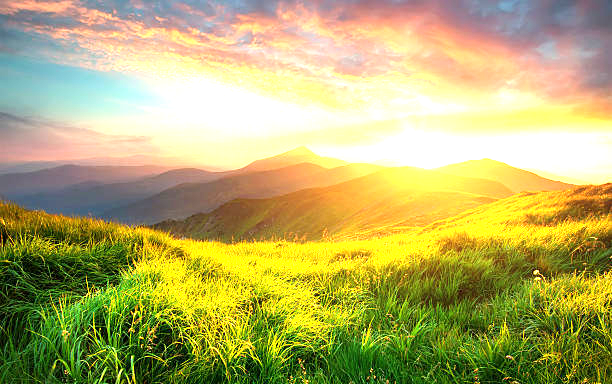
#> input picture Q4-HDRIMAGING/bright.jpg, 612 x 384 px
$ python hdr.py
#> lines starting #> are read from the running program, lines starting #| are printed output that depends on the picture

import numpy as np
import imageio.v2 as imageio
from PIL import Image
# Resize all images
def resize_all(imgs):
    h, w = imgs[0].shape[:2]
    return [np.array(Image.fromarray(im).resize((w, h))) if im.shape[:2] != (h, w) else im for im in imgs]
# Debevec gsolve Computing Camera Response Function
def gsolve(Z, B, lam=100):
    n = 256
    P, N = Z.shape
    w = np.array([min(z, 255 - z) for z in range(256)])
    A = np.zeros((P*N + n + 1, n + P))
    b = np.zeros(P*N + n + 1)
    k = 0
    for i in range(P):
        for j in range(N):
            z = Z[i, j]
            A[k, z] = w[z]
            A[k, n+i] = -w[z]
            b[k] = w[z] * B[j]
            k += 1
    A[k, 128] = 1; k += 1
    for z in range(1, n-1):
        A[k, z-1:z+2] = lam * w[z] * np.array([1, -2, 1])
        k += 1
    x, *_ = np.linalg.lstsq(A, b, rcond=None)
    return x[:n]
# Build HDR radiance map
def build_hdr(imgs, log_t, lam=100, samples=100):
    H, W = imgs[0].shape[:2]
    N = len(imgs)
    ys = np.random.randint(0, H, samples)
    xs = np.random.randint(0, W, samples)
    Z = lambda c: np.stack([im[ys, xs, c] for im in imgs], axis=1)
    gR, gG, gB = gsolve(Z(0), log_t, lam), gsolve(Z(1), log_t, lam), gsolve(Z(2), log_t, lam)
    w = np.array([min(z, 255-z) for z in range(256)])
    hdr = np.zeros((H, W, 3), float)
    for c, g in enumerate([gR, gG, gB]):
        num = np.zeros((H, W)); den = np.zeros((H, W))
        for j in range(N):
            Zc = imgs[j][:, :, c]
            ww = w[Zc]
            num += ww * (g[Zc] - log_t[j])
            den += ww
        hdr[:, :, c] = np.exp(num / np.maximum(den, 1e-8))
    return hdr
# Reinhard tone mapping
def reinhard(hdr, key=0.18, gamma=1/2.2):
    eps = 1e-6
    L = 0.2126*hdr[:,:,0] + 0.7152*hdr[:,:,1] + 0.0722*hdr[:,:,2]
    L = np.maximum(L, eps)
    Lavg = np.exp(np.mean(np.log(L)))
    Lm = (key / Lavg) * L
    Ld = Lm / (1 + Lm)
    out = hdr * (Ld / L)[:, :, None]
    out /= out.max() + eps
    out **= gamma
    return (out * 255).clip(0, 255).astype(np.uint8)
if __name__ == "__main__":
    files = ["bright.jpg", "mediumbright.jpg", "dark.jpg"]
    imgs = resize_all([imageio.imread(f) for f in files])
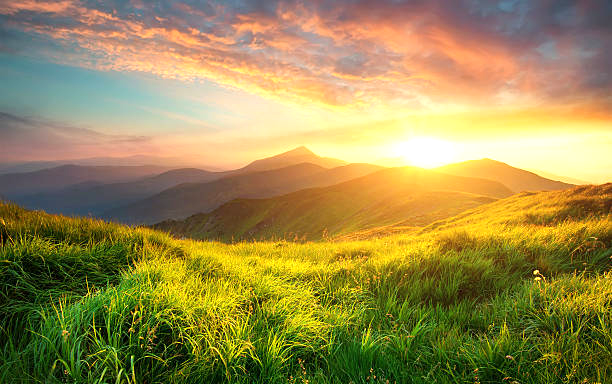
#> input picture Q4-HDRIMAGING/mediumbright.jpg, 612 x 384 px
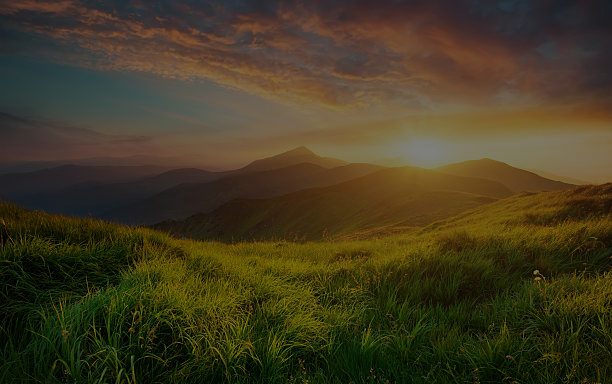
#> input picture Q4-HDRIMAGING/dark.jpg, 612 x 384 px
#> in resize_all, `h, w = imgs[0].shape[:2]`: h = 384; w = 612
#> imgs = 3 items
    t = np.array([1/30, 1/60, 1/125])
    log_t = np.log(t)
    hdr = build_hdr(imgs, log_t)
#> in build_hdr, `N = len(imgs)`: N = 3
#> after the loop in build_hdr, `for c, g in enumerate([gR, gG, gB]):`:
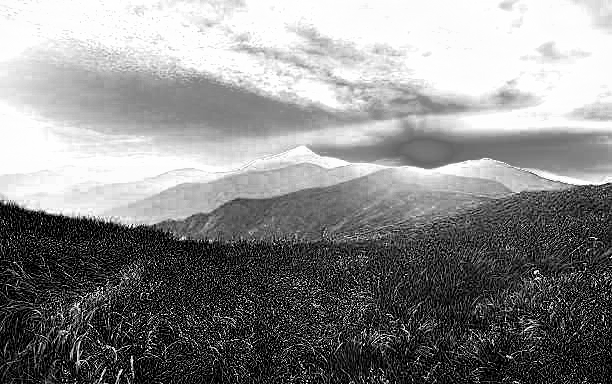
#> den: shape (384, 612) float64; min 0, max 266, mean 144.2; drawn with min black and max white
#> after the loop in build_hdr, `for c, g in enumerate([gR, gG, gB]):`:
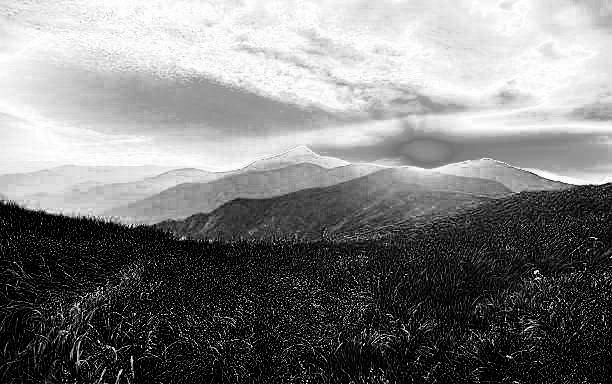
#> num: shape (384, 612) float64; min 0, max 1067.8, mean 533.9; drawn with min black and max white
    ldr = reinhard(hdr)
#> in reinhard, `L = 0.2126*hdr[:,:,0] + 0.7152*hdr[:,:,1] + 0.0722*hdr[:,:,2]`:
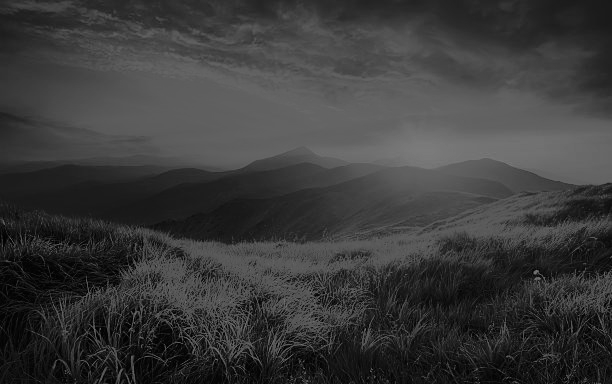
#> L: shape (384, 612) float64; min 1, max 123.4, mean 58.9
#> in reinhard, `Lavg = np.exp(np.mean(np.log(L)))`: Lavg = 49.06
#> in reinhard, `out /= out.max() + eps`:
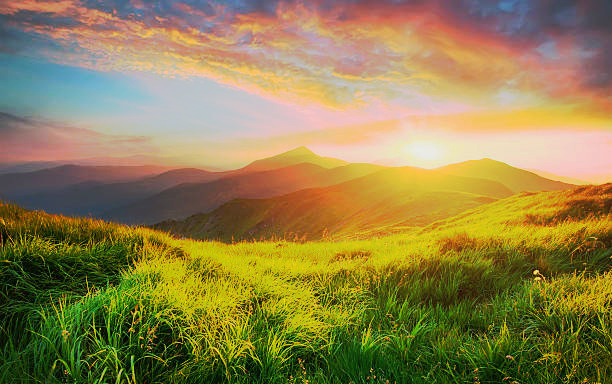
#> out: shape (384, 612, 3) float64; mean of channels 0, 1, 2 0.57, 0.509, 0.299; drawn as R, G, B
    imageio.imwrite("hdr_out.jpg", ldr)
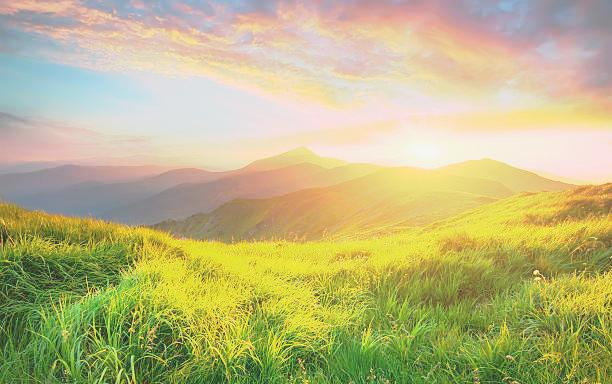
#> saved as hdr_out.jpg: shape (384, 612, 3); mean R, G, B 187.9, 182, 128.7
    print("Saved hdr_out.jpg")
